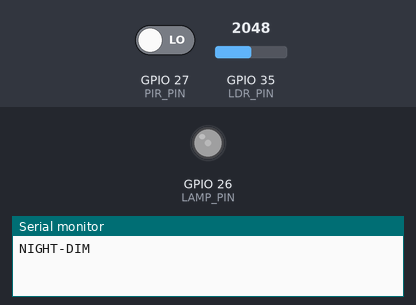
Bench run of a sketch on a simulated ESP32. On the bench: output pins drawn as LEDs (lit = HIGH), the last lines printed to the serial monitor. The test bench sets the inputs (shaded band); at power-on: GPIO 35 (LDR_PIN) = 2048, GPIO 27 (PIR_PIN) LOW.

Above: at 1.2 s.
1.3 s: GPIO 35 (LDR_PIN) set to 1970
At 2.0 s:
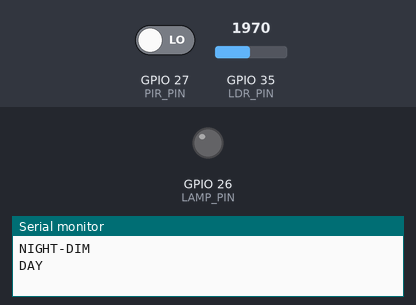
2.8 s: GPIO 35 (LDR_PIN) set to 2040
At 3.3 s:
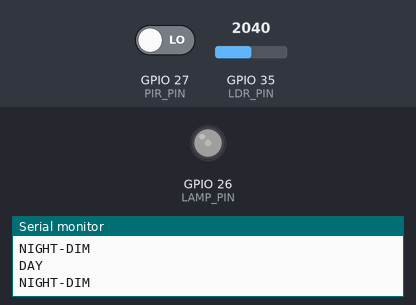
4.3 s: GPIO 27 (PIR_PIN) driven HIGH
At 4.6 s:
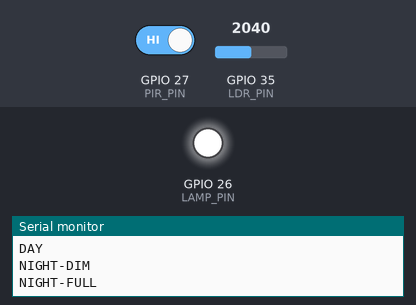
5.8 s: GPIO 35 (LDR_PIN) set to 1960
At 7.2 s:
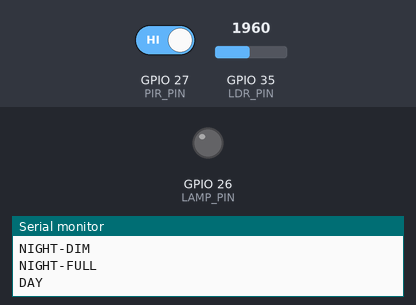
Timing chart, 0 to 8.3 s (numbered marks = the images above; inputs shaded):
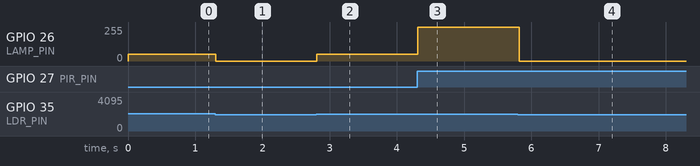

The sketch:

solution.ino
```cpp
// Mini-challenge - Smart Street Light (reference solution)
const int LDR_PIN = 35;
const int PIR_PIN = 27;
const int LAMP_PIN = 26;
const int DARK_THRESHOLD = 2000;      // calibrate from the printed ldr values
const unsigned long HOLD_MS = 5000;

unsigned long lastMotion = 0;
String lastState = "";

void setup() {
  Serial.begin(115200);
  pinMode(PIR_PIN, INPUT);
  pinMode(LAMP_PIN, OUTPUT);
}

void loop() {
  bool dark = analogRead(LDR_PIN) > DARK_THRESHOLD;
  if (digitalRead(PIR_PIN) == HIGH) lastMotion = millis();
  bool recentMotion = (lastMotion != 0) && (millis() - lastMotion < HOLD_MS);

  String state;
  if (!dark)             { analogWrite(LAMP_PIN, 0);   state = "DAY"; }
  else if (recentMotion) { analogWrite(LAMP_PIN, 255); state = "NIGHT-FULL"; }
  else                   { analogWrite(LAMP_PIN, 50);  state = "NIGHT-DIM"; }

  if (state != lastState) {           // print only on change
    Serial.println(state);
    lastState = state;
  }
  delay(50);
}
```

Measured:
- the behaviour switches between 2001 and 2000 on GPIO 35 (LDR_PIN) (found by bisection; images 0 and 1)
- after the input at 1.3 s, GPIO 26 (LAMP_PIN): 50/255 → 0/255 at once
- after the input at 2.8 s, GPIO 26 (LAMP_PIN): 0/255 → 50/255 at once
- after the input at 4.3 s, GPIO 26 (LAMP_PIN): 50/255 → 255/255 at once
- after the input at 5.8 s, GPIO 26 (LAMP_PIN): 255/255 → 0/255 at once
